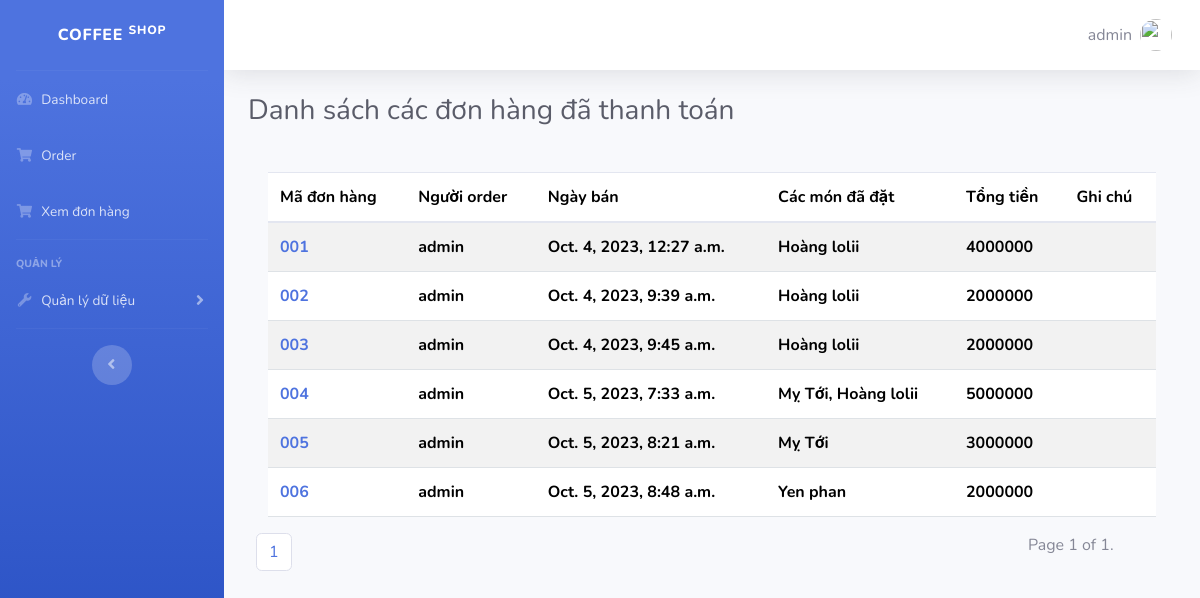
The page /xem_don_hang/1 (signed in) on the database its author committed.
### home/models.py (models this page shows, shortened)
class DonBanHang(models.Model):
    ma_don_hang = models.CharField(max_length=50, primary_key=True)
    nguoi_order = models.ForeignKey(settings.AUTH_USER_MODEL, related_name='orders', on_delete=models.CASCADE)
    ngay_ban = models.DateTimeField(default=datetime.now)
    tong_tien = models.DecimalField(max_digits=10, decimal_places=2)
    khach_hang = models.ForeignKey(KhachHang, related_name='KhachHang', on_delete=models.CASCADE)
    hang_hoa = models.ManyToManyField(HangHoa, through='Order')
    created = models.DateTimeField(auto_now_add=True)
    updated = models.DateTimeField(auto_now=True)
    note = models.TextField(null=True, blank=True)
    cancelled = models.BooleanField(default=False)
    confirmed = models.BooleanField(default=False)
    def get_str_hang_hoa(self):
        return ", ".join([obj.ten_hang_hoa for obj in self.hang_hoa.all()])

class HangHoa(models.Model):
    ma_hang_hoa = models.CharField(max_length=50, primary_key=True)
    ten_hang_hoa = models.CharField(max_length=100)
    nhom_hang_hoa = models.CharField(max_length=100)
    image = models.ImageField('Label', default=None)
    gia = models.DecimalField(max_digits=10, decimal_places=2)

### home/views.py (the view)
# urls.py: path('xem_don_hang/<slug:page_number>', views.danh_sach_don_da_thanh_toan, name='page_number'),
def danh_sach_don_da_thanh_toan(request, page_number = None):
        if not request.user.is_authenticated:
                return redirect('/login/')
        danh_sach_don_hang = DonBanHang.objects.filter(confirmed=True)
        paginator_list = Paginator(danh_sach_don_hang, 10)
        page_numbers = range(1, paginator_list.num_pages + 1)
        page_obj = paginator_list.get_page(page_number)
        arr = []
        for don_hang in page_obj:
                arr.append({don_hang.ma_don_hang: don_hang.get_str_hang_hoa()})
        data =  {"page_obj": page_obj, 'page_numbers': page_numbers, 'arr': arr}
        return render(request, 'order/don_hang_da_thanh_toan.html', data)

### home/templatetags/reg.py (called while the page is built)
@register.filter
def intt(value):
    return int(value)

### home/templates/order/don_hang_da_thanh_toan.html (shortened to what this page needs)
{% extends "base.html" %}
{% load reg %}
{% block content %}
<div class="container-fluid">
    <div class="d-sm-flex align-items-center justify-content-between mb-4">
        <h1 class="h3 mb-0 text-gray-800">Danh sách các đơn hàng đã thanh toán</h1>
    </div>
    <div class="card-body">
        <form action="" method="post">
            <div class="table-responsive">
            <table class="table table-striped" id="dataTable" width="80%" cellspacing="0">
                <thead>
                    <tr>
                        <th>Mã đơn hàng</th>
                        <th>Người order</th>
                        <th>Ngày bán</th>
                        <th>Các món đã đặt</th>
                        <th>Tổng tiền</th>
                        <th>Ghi chú</th>
                    </tr>
                </thead>
                <tbody>
                    {% for hang in page_obj %}
                    <tr>
                            <th>
                                <a href="{% url 'chi_tiet_don_hang' hang.ma_don_hang %}">{{ hang.ma_don_hang }}</a>
                            </th>
                            <th>{{ hang.nguoi_order }}</th>
                            <th>{{ hang.ngay_ban }}</th>
                            {% for hang_hoa in arr %}
                                {% for ma_don_hang, str_hang_hoa in hang_hoa.items %}
                                    {% if ma_don_hang == hang.ma_don_hang %}
                                        <th>{{str_hang_hoa}}</th>
                                    {% endif %}
                                {% endfor %}
                            {% endfor %}
                            <th>{{ hang.tong_tien|intt }}</th>
                            <th> {{hang.ghi_chu}} </th>
                    </tr>
                    {% endfor %}
                </tbody>
            </table>
            </div>
    </form>
    <nav aria-label="Page navigation example">
        <div class="row">
                <ul class="pagination col-md-10 ms-auto">
                    {% for i in page_numbers %}
                    <li class="page-item"><a class="page-link" href="{{ i }}">{{ i }}</a></li>
                    {% endfor %}
                </ul>
                <div class="col-md-2">
                    <span class="current step-links">
                        Page {{ page_obj.number }} of {{ page_obj.paginator.num_pages }}.
                    </span>
                </div>
            </div>
        </nav>
</div>
</div>
</div>
{% endblock %}

### home/templates/base.html (shortened to what this page needs)
{% load static %}
<!DOCTYPE html>
<html lang="en">
<head>
    <link href="{% static 'vendor/fontawesome-free/css/all.min.css' %}" rel="stylesheet" type="text/css">
    <link rel="stylesheet" href="https://stackpath.bootstrapcdn.com/bootstrap/4.3.1/css/bootstrap.min.css">
    <link rel="stylesheet" href="https://use.fontawesome.com/releases/v5.8.2/css/all.css">
    <link href="https://cdn.jsdelivr.net/npm/bootstrap@5.3.2/dist/css/bootstrap.min.css" rel="stylesheet">
    <link href="{% static 'css/sb-admin-2.min.css' %}" rel="stylesheet">
</head>
<body id="page-top">
    <div id="wrapper">
        <ul class="navbar-nav bg-gradient-primary sidebar sidebar-dark accordion" id="accordionSidebar">
            <a class="sidebar-brand d-flex align-items-center justify-content-center" href="/home">
                <div class="sidebar-brand-text mx-3"> Coffee <sup>shop</sup></div>
            </a>
            <hr class="sidebar-divider my-0">
            <li class="nav-item">
                <a class="nav-link" href="/home">
                    <i class="fas fa-fw fa-tachometer-alt"></i>
                    <span>Dashboard</span></a>
            </li>
            <li class="nav-item">
                <a class="nav-link" href="/order">
                    <i class="fas fa-fw fa-shopping-cart"></i>
                    <span>Order</span></a>
            </li>
            <li class="nav-item">
                <a class="nav-link" href="/xem_don_hang/1">
                    <i class="fas fa-fw fa-shopping-cart"></i>
                    <span>Xem đơn hàng</span></a>
            </li>
            <hr class="sidebar-divider">
            {% if request.user.is_staff %}
            <div class="sidebar-heading">
                Quản lý
            </div>
            <li class="nav-item">
                <a class="nav-link collapsed" href="#" data-toggle="collapse" data-target="#collapseUtilities"
                    aria-expanded="true" aria-controls="collapseUtilities">
                    <i class="fas fa-fw fa-wrench"></i>
                    <span>Quản lý dữ liệu</span>
                </a>
            </li>
            {% endif %}
            <hr class="sidebar-divider d-none d-md-block">
            <div class="text-center d-none d-md-inline">
                <button class="rounded-circle border-0" id="sidebarToggle"></button>
            </div>
        </ul>
        <div id="content-wrapper" class="d-flex flex-column">
            <div id="content">
                <nav class="navbar navbar-expand navbar-light bg-white topbar mb-4 static-top shadow">
                    <ul class="navbar-nav ml-auto">
                        <li class="nav-item dropdown no-arrow">
                            <a class="nav-link dropdown-toggle" href="#" id="userDropdown" role="button"
                                data-toggle="dropdown" aria-haspopup="true" aria-expanded="false">
                                <span id="username" class="mr-2 d-none d-lg-inline text-gray-600 large">{{ request.user.username }}</span>
                                <img class="img-profile rounded-circle"
                                    src="{% static 'img/undraw_profile.svg' %}">
                            </a>
                        </li>
                    </ul>
                </nav>
    {% block content %} {% endblock %}
    </div>
</div>
</body>
</html>

### rows shown on the page
DonBanHang: ma_don_hang "001", nguoi_order "admin", ngay_ban "Oct. 4, 2023, 12:27 a.m.", tong_tien "4000000"
HangHoa: hang_hoa "Hoàng lolii" "Hoàng lolii" "Hoàng lolii"
DonBanHang: ma_don_hang "002", nguoi_order "admin", ngay_ban "Oct. 4, 2023, 9:39 a.m.", tong_tien "2000000"
DonBanHang: ma_don_hang "003", nguoi_order "admin", ngay_ban "Oct. 4, 2023, 9:45 a.m.", tong_tien "2000000"
DonBanHang: ma_don_hang "004", nguoi_order "admin", ngay_ban "Oct. 5, 2023, 7:33 a.m.", hang_hoa "Mỵ Tới, Hoàng lolii", tong_tien "5000000"
DonBanHang: ma_don_hang "005", nguoi_order "admin", ngay_ban "Oct. 5, 2023, 8:21 a.m.", tong_tien "3000000"
HangHoa: hang_hoa "Mỵ Tới"
DonBanHang: ma_don_hang "006", nguoi_order "admin", ngay_ban "Oct. 5, 2023, 8:48 a.m.", tong_tien "2000000"
HangHoa: hang_hoa "Yen phan"

### other values the page prints
{{ request.user.username }} "admin"
{{ i }} "1"
{{ page_obj.number }} "1"
{{ page_obj.paginator.num_pages }} "1"
